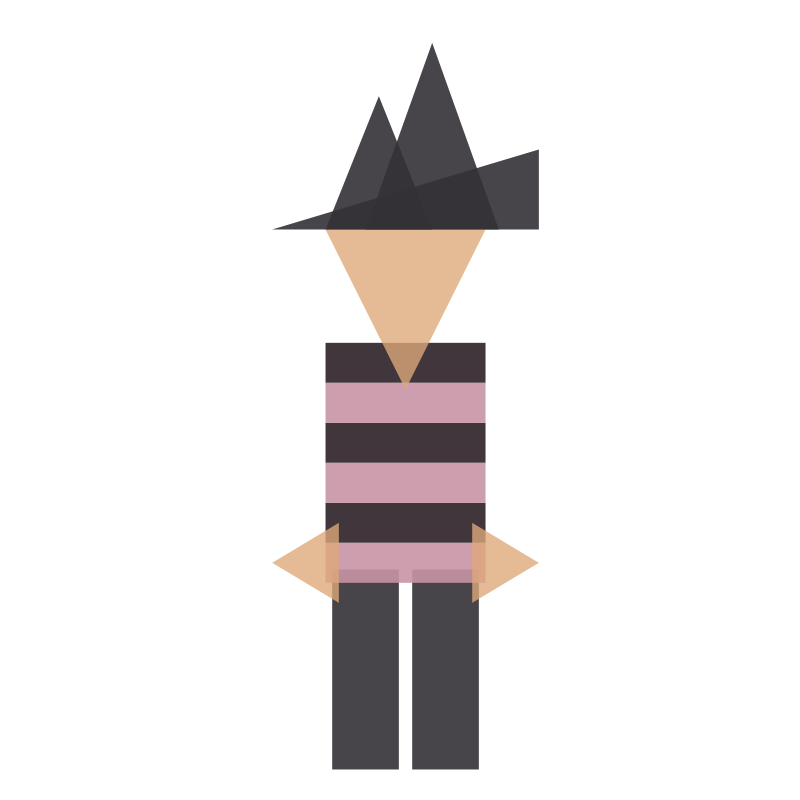
Frame 1 (no input)
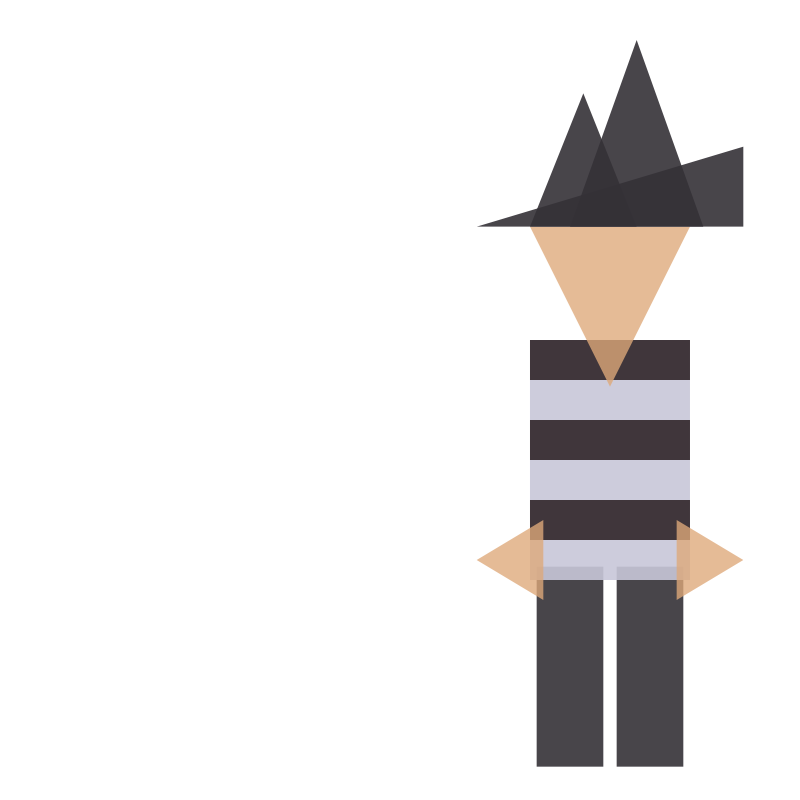
Frame 60 (the mouse pressed at the canvas centre just before this capture)
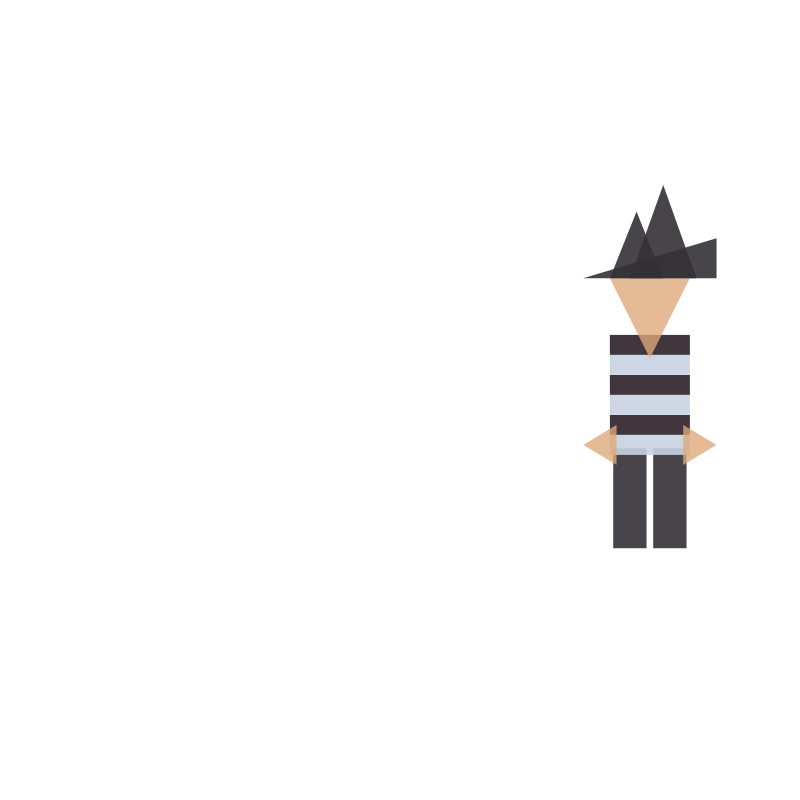
Frame 120 (the mouse held since frame 60 and released just before this capture)

The Processing sketch that drew these frames (run headless with seeded random() and noise(); from frame 60 on, the mouse is pressed at the canvas centre):

// Processing sketch: processing_145348
// ── processing_145348.pde

float a;
float b;
float velX, velY, posX, posY;
 
void setup(){
  noCursor();
  size (800,800);
  a=width;
  b=height;
  println("SENYOR AMB RATLLES");
  println("Guillem de Juan 2n GEDI G03");

  posX= width/2;
  posY= height/2;
  velX= random (1,8);
  velY= random (1,8);
}
 
void draw (){
  background (255,255,255);
  
  //ACTUALITZACIÓ DE POSICIONS 
  posX=posX+velX;
  posY=posY+velY;
  personatge(posX,posY);

  
}

//PERSONATGE
void personatge(float _X,float _Y)  
{
  noStroke();
  fill(52,49,54,230); //CAMES
  rectMode(CENTER);
  rect(posX-1.5*a/30,posY+b/3,2.5*a/30,7.5*b/30);
  rect(posX+1.5*a/30,posY+b/3,2.5*a/30,7.5*b/30);
   
  fill(43,32,38,230); //RATLLES NEGRES
  rectMode(CENTER);
  rect(posX,posY-1.5*b/30,6*a/30, 1.5*b/30);
  rect(posX,posY+1.5*b/30,6*a/30,1.5*b/30);
  rect(posX,posY+4.5*b/30,6*a/30,1.5*b/30);
 
  fill(200,47+posX/4,64+posX/4,230); //RATLLES VERMELLES
  rect(posX,posY,6*a/30,1.5*b/30);
  rect(posX,posY+3*b/30,6*a/30,1.5*b/30);
  rect(posX,posY+6*b/30,6*a/30,1.5*b/30);
 
  fill(222,168,121,200); //CAP I MANS
  triangle(posX,posY-0.5*b/30,posX-3*a/30,posY-6.5*b/30,posX+3*a/30,posY-6.5*b/30); //CAP
  triangle(posX-2.5*a/30, posY+4.5*b/30,posX-2.5*a/30, posY+7.5*b/30, posX-5*a/30,posY+6*b/30);
  triangle(posX+2.5*a/30, posY+4.5*b/30,posX+2.5*a/30, posY+7.5*b/30, posX+5*a/30,posY+6*b/30);
 
  fill(52,49,54,230); //BARRET
  triangle(posX-5*a/30,posY-6.5*b/30,posX+5*a/30,posY-6.5*b/30,posX+5*a/30,posY-9.5*b/30);
  triangle(posX-3*a/30,posY-6.5*b/30,posX+a/30,posY-6.5*b/30,posX-a/30,posY-11.5*a/30);
  triangle(posX-1.5*a/30,posY-6.5*b/30,posX+3.5*a/30,posY-6.5*b/30,posX+a/30,posY-13.5*a/30);
  
  //LÍMITS
  //POSICIÓ EN EL EIX X
  if ((posX > width-5*width/30)||(posX < 5*width/30)){ 
  velX=-velX; 
  }
  // POSICIÓ EN EL EIX Y
  if(posY > height-((13.5*height)/30)||(posY < (13.5*height)/30)){
  velY=-velY;
  } 
}

//CANVI DE PARÁMETRES AMB LA FUNCIÓ MOUSE PRESSED
  void mousePressed(){
  
  //CANVI DE POSICIÓ
  posX=width/2;
  posY=height/2;
  
  //CANVI DE VELOCTIAT
  velX = random(1,5);
  velY = random(1,5);
  
  //CANVI DE MIDA
  if (a == width) {
    a = width/2;
  } else {
    a = width;
  }
 
  if (b == height) {
    b = height/2;
  } else {
    b = height;
  }
  }
